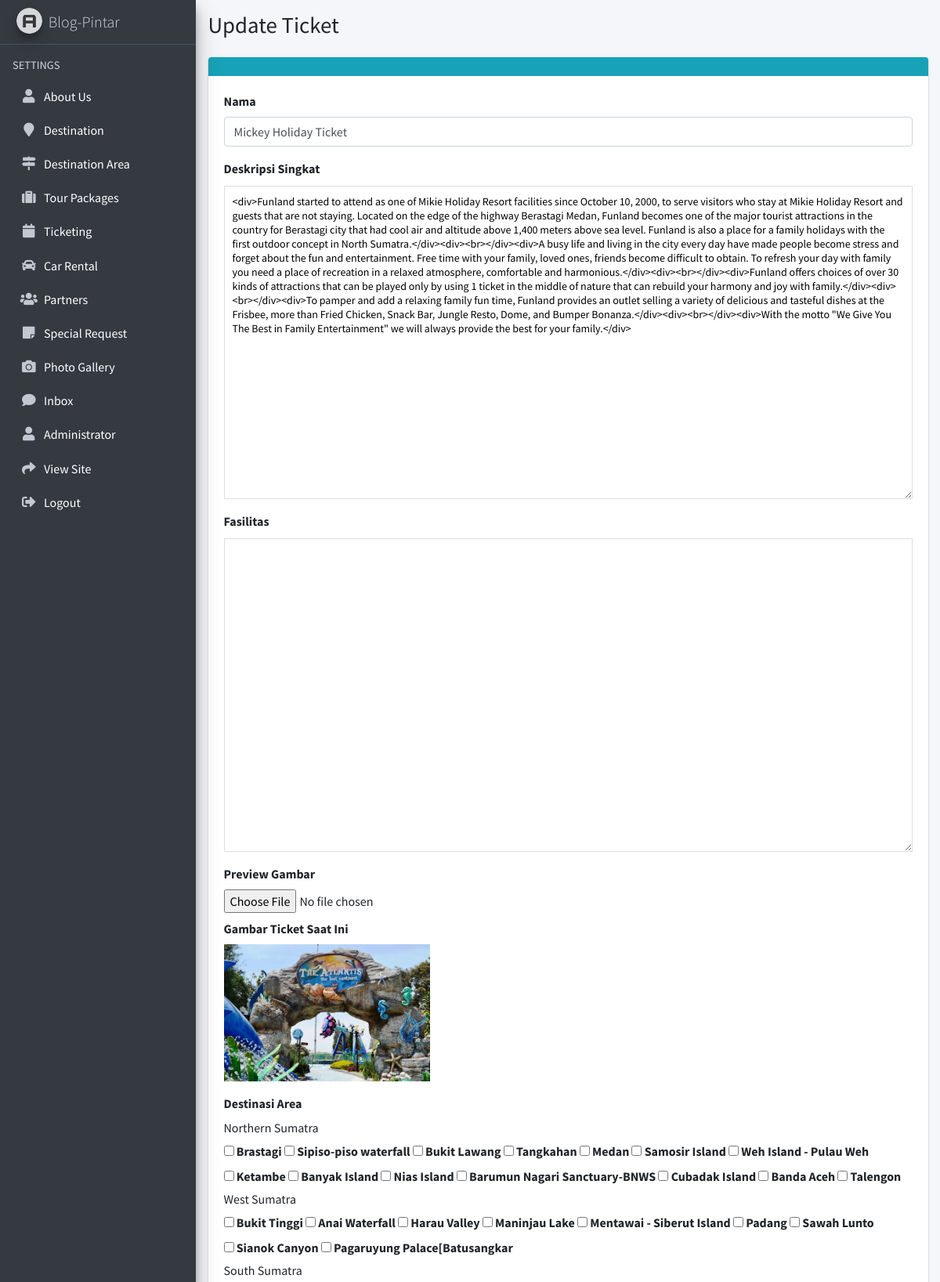
Page /admin/ticket/ubah?idTicket=1 (signed in, upper part) on the committed database.
### tables this page shows
CREATE TABLE `ticket` (
  `id` int(10) NOT NULL,
  `nama` text DEFAULT NULL,
  `deskripsi` text DEFAULT NULL,
  `fasilitas` text NOT NULL,
  `gambar` varchar(100) DEFAULT NULL
);

CREATE TABLE `destinasi` (
  `id` int(10) NOT NULL,
  `nama` varchar(100) DEFAULT NULL,
  `deskripsi` text DEFAULT NULL,
  `deskripsi_singkat` text NOT NULL,
  `gambar` varchar(100) DEFAULT NULL
);

CREATE TABLE `destinasi_area` (
  `id_area` int(10) NOT NULL,
  `nama_area` varchar(100) DEFAULT NULL,
  `deskripsi_area` text DEFAULT NULL,
  `deskripsi_area_singkat` text DEFAULT NULL,
  `gambar_area` varchar(100) DEFAULT NULL,
  `destinasi_id` int(10) DEFAULT NULL
);

### admin/ticket/ubah.php (the view, shortened to what this page needs)
<?php
if(!empty($_GET['idTicket'])){
    $idTicket = $_GET['idTicket'];
}
else{
    header("location:../tour-packages");
}
$dataPaket = array();
?>
<!DOCTYPE html>
<html>
<?php include '../adm_template/head.php'; ?>
<body class="hold-transition sidebar-mini">
    <div class="wrapper">
        <?php include '../adm_template/sidebar.php'; ?>
        <div class="content-wrapper">
            <section class="content-header">
                <div class="container-fluid">
                    <div class="row mb-2">
                        <div class="col-sm-6">
                            <h1>Update Ticket</h1>
                        </div>
                    </div>
                </div>
            </section>
            <section class="content">
                <div class="container-fluid">
                    <div class="row">
                        <div class="col-md-12">
                            <div class="card card-info">
                                <div class="card-header">
                                </div>
                                <form role="form" method="POST" action="ubah-aksi" enctype="multipart/form-data">
                                    <?php
                                    $query = "SELECT * FROM ticket WHERE id = '$idTicket'";
                                    $queryDetailPaket = mysqli_query($koneksi,$query);
                                    $d = mysqli_fetch_assoc($queryDetailPaket);
                                    $nama = $d['nama'];
                                    $deskripsi = $d['deskripsi'];
                                    $fasilitas = $d['fasilitas'];
                                    $gambar = $d['gambar'];
                                    ?>
                                    <div class="card-body">
                                        <div class="form-group">
                                            <label for="exampleInputEmail1">Nama</label>
                                            <input name="nama" type="text" class="form-control" id="exampleInputEmail1" value="<?php echo $nama; ?>">
                                        </div>
                                        <div class="form-group">
                                            <label for="exampleInputPassword1">Deskripsi Singkat</label>
                                            <div class="card-tools" style="margin-top: -22px;">
                                                <button type="button" class="btn btn-tool btn-sm" data-card-widget="collapse" data-toggle="tooltip" title="Collapse">
                                                    <i class="fas fa-minus"></i>
                                                 </button>
                                                 <button type="button" class="btn btn-tool btn-sm" data-card-widget="remove" data-toggle="tooltip"
                                                     title="Remove">
                                                     <i class="fas fa-times"></i>
                                                 </button>
                                            </div>
                                            <div class="pad">
                                                <div class="">
                                                    <textarea name="deskripsi" class="textarea" style="width: 100%; height: 400px; font-size: 14px; line-height: 18px; border: 1px solid #dddddd; padding: 10px;"><?php echo $deskripsi; ?>
                                                    </textarea>
                                                </div>
                                            </div>
                                        </div>
                                        <div class="form-group">
                                            <label for="exampleInputPassword1">Fasilitas</label>
                                            <div class="card-tools" style="margin-top: -22px;">
                                                <button type="button" class="btn btn-tool btn-sm" data-card-widget="collapse" data-toggle="tooltip" title="Collapse">
                                                    <i class="fas fa-minus"></i>
                                                 </button>
                                                 <button type="button" class="btn btn-tool btn-sm" data-card-widget="remove" data-toggle="tooltip"
                                                     title="Remove">
                                                     <i class="fas fa-times"></i>
                                                 </button>
                                            </div>
                                            <div class="pad">
                                                <div class="">
                                                    <textarea name="fasilitas" class="textarea" style="width: 100%; height: 400px; font-size: 14px; line-height: 18px; border: 1px solid #dddddd; padding: 10px;"><?php echo $fasilitas; ?>
                                                    </textarea>
                                                </div>
                                            </div>
                                        </div>
                                        <div class="form-group">
                                            <label for="customFile">Preview Gambar</label>
                                            <img id="image-preview" alt="image preview"/><br/>
                                            <div class="custom-file">
                                                <input type="file" class="" name="gambar" id="image-source" onchange="previewImage();">
                                            </div>
                                            <div>
                                                <?php
                                                if ($gambar == '') {
                                                    $tampakGambar = 'display:none;';
                                                }
                                                else {
                                                    echo "<label>Gambar Ticket Saat Ini</label><br>";
                                                }
                                                ?>
                                                <img src="<?php echo "../../".$gambar; ?>" width="30%" style="<?php echo($tampakGambar); ?>">
                                            </div>
                                        </div>
                                        <div class="form-group">
                                            <label for="exampleInputPassword1">Destinasi Area</label>
                                            <div class="card-tools" style="margin-top: -22px;">
                                                <button type="button" class="btn btn-tool btn-sm" data-card-widget="collapse" data-toggle="tooltip" title="Collapse">
                                                    <i class="fas fa-minus"></i>
                                                 </button>
                                                 <button type="button" class="btn btn-tool btn-sm" data-card-widget="remove" data-toggle="tooltip"
                                                     title="Remove">
                                                     <i class="fas fa-times"></i>
                                                 </button>
                                            </div>
                                            <div class="pad">
                                                <div class="">
                                                    <?php
                                                    $query_mysql = mysqli_query($koneksi,"SELECT DISTINCT(d.id),d.nama FROM destinasi AS d INNER JOIN destinasi_area AS da ON d.id = da.destinasi_id ")or die(mysqli_error());
                                                    while($data = mysqli_fetch_array($query_mysql)){
                                                        $id = $data['id'];
                                                        $nama = $data['nama'];
                                                    ?>
                                                    <h6><?= $nama ?></h2>
                                                        <?php
                                                        $query_mysql2 = mysqli_query($koneksi,"SELECT * FROM destinasi_area WHERE destinasi_id = $id")or die(mysqli_error());
                                                        while($data2 = mysqli_fetch_array($query_mysql2)){
                                                        ?>
                                                        <label><input type="checkbox" name="data_des[]" value="<?= $data2['id_area']?>" <?php echo (in_array($data2['id_area'], $dataPaket) ? 'checked' : ''); ?>> <?= $data2['nama_area'] ?></label>
                                                        <?php } ?>
                                                <?php } ?>
                                                </div>
                                            </div>
                                        </div>
                                    </div>
                                </form>
                            </div>
                        </div>
                    </div>
                </div>
            </section>
        </div>
    </div>
</body>
</html>

### rows in the picture
ticket: nama "Mickey Holiday Ticket", deskripsi "<div>Funland started to attend as one of Mikie Holiday Resort facilities since October 10, 2000, to serve visitors who stay at Mikie Holiday Resort and guests that are not staying. Located on the edge of the highway Berastagi Medan, Funland becomes one of the major tourist attractions in the country for Berastagi city that had cool air and altitude above 1,400 meters above sea level. Funland is also a place for a family holidays with the first outdoor concept in North Sumatra.</div><div><br></div><div>A busy life and living in the city every day have made people become stress and forget about the fun and entertainment. Free time with your family, loved ones, friends become difficult to…", gambar (picture)
destinasi: nama "Northern Sumatra"
destinasi_area: nama_area "Brastagi"
destinasi_area: nama_area "Sipiso-piso waterfall"
destinasi_area: nama_area "Bukit Lawang"
destinasi_area: nama_area "Tangkahan"
destinasi_area: nama_area "Medan"
destinasi_area: nama_area "Samosir Island"
destinasi_area: nama_area "Weh Island - Pulau Weh"
destinasi_area: nama_area "Ketambe"
destinasi_area: nama_area "Banyak Island"
destinasi_area: nama_area "Nias Island"
destinasi_area: nama_area "Barumun Nagari Sanctuary-BNWS"
destinasi_area: nama_area "Cubadak Island"
destinasi_area: nama_area "Banda Aceh"
destinasi_area: nama_area "Talengon"
destinasi: nama "West Sumatra"
destinasi_area: nama_area "Bukit Tinggi"
destinasi_area: nama_area "Anai Waterfall"
destinasi_area: nama_area "Harau Valley"
destinasi_area: nama_area "Maninjau Lake"
destinasi_area: nama_area "Mentawai - Siberut Island"
destinasi_area: nama_area "Padang"
destinasi_area: nama_area "Sawah Lunto"
destinasi_area: nama_area "Sianok Canyon"
destinasi_area: nama_area "Pagaruyung Palace[Batusangkar"
destinasi: nama "South Sumatra"
